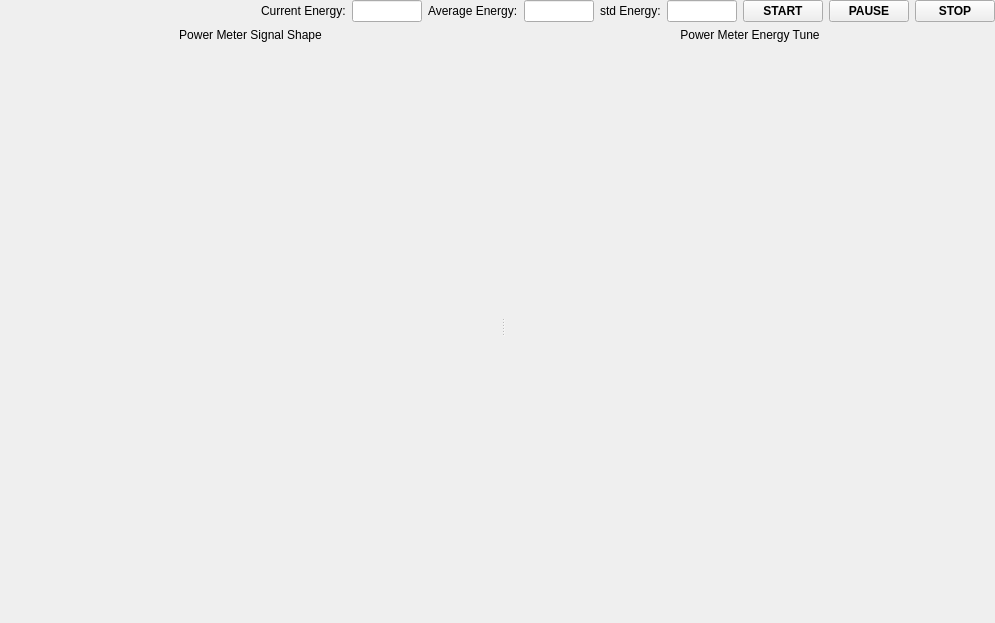
<?xml version="1.0" encoding="UTF-8"?>
<ui version="4.0">
 <class>Form</class>
 <widget class="QWidget" name="Form">
  <property name="geometry">
   <rect>
    <x>0</x>
    <y>0</y>
    <width>995</width>
    <height>623</height>
   </rect>
  </property>
  <property name="windowTitle">
   <string>Form</string>
  </property>
  <layout class="QVBoxLayout" name="verticalLayout_3">
   <property name="leftMargin">
    <number>0</number>
   </property>
   <property name="topMargin">
    <number>0</number>
   </property>
   <property name="rightMargin">
    <number>0</number>
   </property>
   <property name="bottomMargin">
    <number>0</number>
   </property>
   <item>
    <layout class="QHBoxLayout" name="horizontalLayout_9">
     <item>
      <spacer name="horizontalSpacer_2">
       <property name="orientation">
        <enum>Qt::Horizontal</enum>
       </property>
       <property name="sizeHint" stdset="0">
        <size>
         <width>40</width>
         <height>20</height>
        </size>
       </property>
      </spacer>
     </item>
     <item>
      <widget class="QLabel" name="lbl_cur_en">
       <property name="text">
        <string>Current Energy:</string>
       </property>
      </widget>
     </item>
     <item>
      <widget class="QLineEdit" name="le_cur_en">
       <property name="enabled">
        <bool>true</bool>
       </property>
       <property name="sizePolicy">
        <sizepolicy hsizetype="Fixed" vsizetype="Fixed">
         <horstretch>0</horstretch>
         <verstretch>0</verstretch>
        </sizepolicy>
       </property>
       <property name="minimumSize">
        <size>
         <width>70</width>
         <height>20</height>
        </size>
       </property>
       <property name="maximumSize">
        <size>
         <width>50</width>
         <height>16777215</height>
        </size>
       </property>
       <property name="readOnly">
        <bool>true</bool>
       </property>
      </widget>
     </item>
     <item>
      <widget class="QLabel" name="lbl_aver_en">
       <property name="text">
        <string>Average Energy:</string>
       </property>
      </widget>
     </item>
     <item>
      <widget class="QLineEdit" name="le_aver_en">
       <property name="enabled">
        <bool>true</bool>
       </property>
       <property name="sizePolicy">
        <sizepolicy hsizetype="Fixed" vsizetype="Fixed">
         <horstretch>0</horstretch>
         <verstretch>0</verstretch>
        </sizepolicy>
       </property>
       <property name="minimumSize">
        <size>
         <width>70</width>
         <height>20</height>
        </size>
       </property>
       <property name="maximumSize">
        <size>
         <width>50</width>
         <height>16777215</height>
        </size>
       </property>
       <property name="readOnly">
        <bool>true</bool>
       </property>
      </widget>
     </item>
     <item>
      <widget class="QLabel" name="lbl_std_en">
       <property name="text">
        <string>std Energy:</string>
       </property>
      </widget>
     </item>
     <item>
      <widget class="QLineEdit" name="le_std_en">
       <property name="enabled">
        <bool>true</bool>
       </property>
       <property name="sizePolicy">
        <sizepolicy hsizetype="Fixed" vsizetype="Fixed">
         <horstretch>0</horstretch>
         <verstretch>0</verstretch>
        </sizepolicy>
       </property>
       <property name="minimumSize">
        <size>
         <width>70</width>
         <height>20</height>
        </size>
       </property>
       <property name="maximumSize">
        <size>
         <width>50</width>
         <height>16777215</height>
        </size>
       </property>
       <property name="readOnly">
        <bool>true</bool>
       </property>
      </widget>
     </item>
     <item>
      <widget class="QPushButton" name="btn_start">
       <property name="font">
        <font>
         <weight>75</weight>
         <bold>true</bold>
        </font>
       </property>
       <property name="text">
        <string>START</string>
       </property>
       <property name="checkable">
        <bool>true</bool>
       </property>
      </widget>
     </item>
     <item>
      <widget class="QPushButton" name="btn_pause">
       <property name="font">
        <font>
         <weight>75</weight>
         <bold>true</bold>
        </font>
       </property>
       <property name="text">
        <string>PAUSE</string>
       </property>
       <property name="checkable">
        <bool>true</bool>
       </property>
      </widget>
     </item>
     <item>
      <widget class="QPushButton" name="btn_stop">
       <property name="font">
        <font>
         <weight>75</weight>
         <bold>true</bold>
         <underline>false</underline>
         <strikeout>false</strikeout>
        </font>
       </property>
       <property name="text">
        <string>STOP</string>
       </property>
      </widget>
     </item>
    </layout>
   </item>
   <item>
    <widget class="QSplitter" name="splitter">
     <property name="orientation">
      <enum>Qt::Horizontal</enum>
     </property>
     <widget class="QWidget" name="">
      <layout class="QVBoxLayout" name="verticalLayout_2">
       <item>
        <widget class="QLabel" name="lbl_signal">
         <property name="text">
          <string>Power Meter Signal Shape</string>
         </property>
         <property name="alignment">
          <set>Qt::AlignCenter</set>
         </property>
        </widget>
       </item>
       <item>
        <widget class="MplCanvas" name="plot_left" native="true">
         <property name="sizePolicy">
          <sizepolicy hsizetype="Expanding" vsizetype="Expanding">
           <horstretch>0</horstretch>
           <verstretch>0</verstretch>
          </sizepolicy>
         </property>
        </widget>
       </item>
      </layout>
     </widget>
     <widget class="QWidget" name="">
      <layout class="QVBoxLayout" name="verticalLayout">
       <item>
        <widget class="QLabel" name="lbl_tune">
         <property name="text">
          <string>Power Meter Energy Tune</string>
         </property>
         <property name="alignment">
          <set>Qt::AlignCenter</set>
         </property>
        </widget>
       </item>
       <item>
        <widget class="MplCanvas" name="plot_right" native="true">
         <property name="sizePolicy">
          <sizepolicy hsizetype="Expanding" vsizetype="Expanding">
           <horstretch>0</horstretch>
           <verstretch>0</verstretch>
          </sizepolicy>
         </property>
        </widget>
       </item>
      </layout>
     </widget>
    </widget>
   </item>
  </layout>
 </widget>
 <customwidgets>
  <customwidget>
   <class>MplCanvas</class>
   <extends>QWidget</extends>
   <header>..widgets</header>
   <container>1</container>
  </customwidget>
 </customwidgets>
 <resources/>
 <connections/>
</ui>
